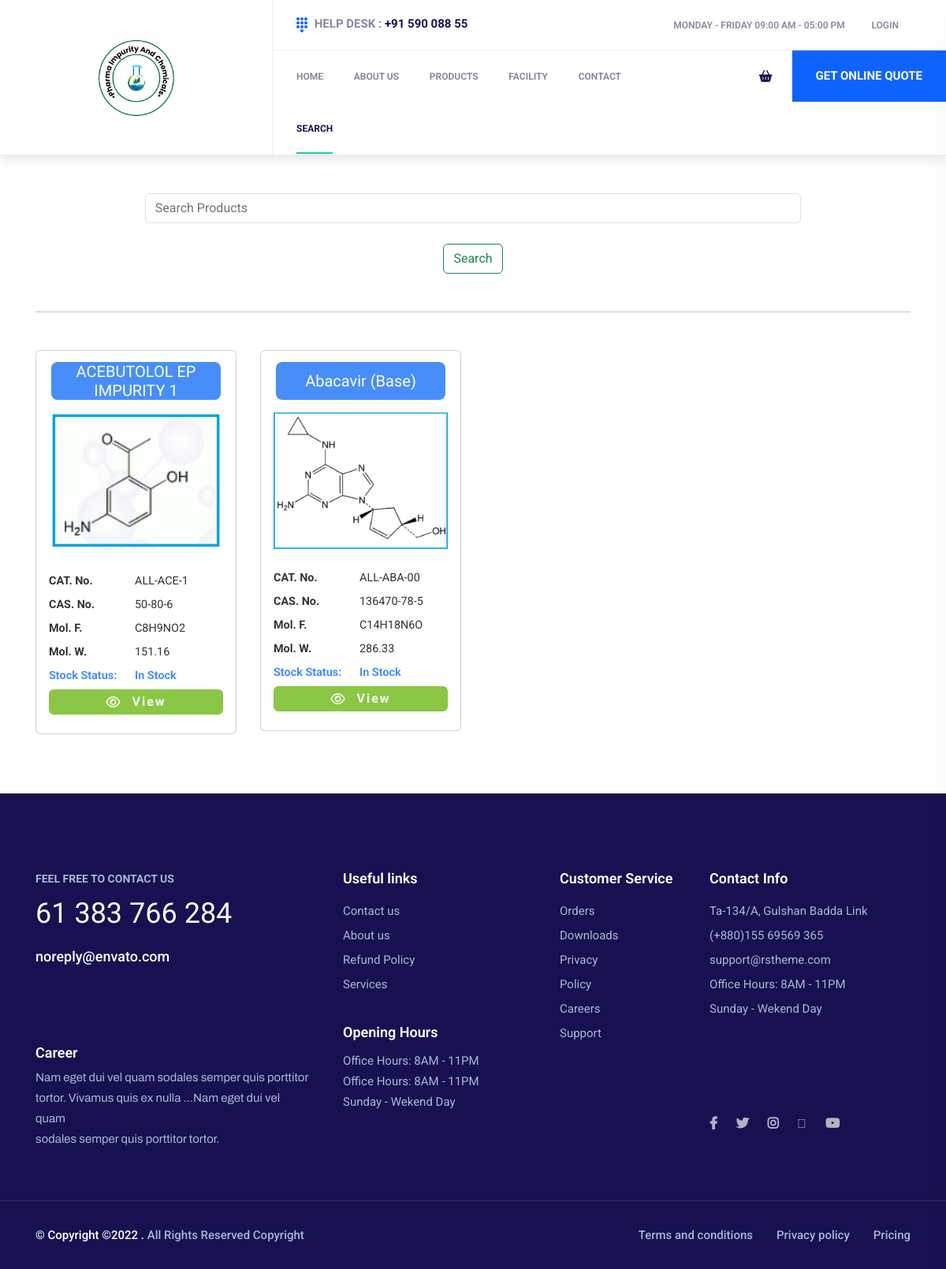
Screenshot of /search with the database file from the repository.
### webapp/models.py (models this page shows, shortened)
class Impurity_Chemicals(models.Model):
    category = models.ForeignKey(Product_Category,on_delete=models.CASCADE)
    product_name = models.CharField(max_length=300,verbose_name="Product Name",unique=True)
    product_image = models.ImageField(upload_to="images",null=True,blank=True)
    cat_no = models.CharField(max_length=300,verbose_name="Cat No." ,default="N.A.")
    chemical_name = models.CharField(max_length=300,verbose_name="Chemical Name" ,default="N.A.")
    molecular_formula = models.CharField(max_length=300,verbose_name='Molecular Formula' ,default="N.A.")
    molecular_weight = models.CharField(max_length=100,verbose_name='Molecular Weight',null=True)
    cas_number = models.CharField(max_length=300,verbose_name='CAS Number')
    solubility = models.CharField(max_length=300,verbose_name='Solubility' ,default="N.A.")
    storage = models.CharField(max_length=300,verbose_name='Storage' ,default="N.A.")
    keywords = models.CharField(max_length=300,verbose_name='Keywords' ,default="N.A.")
    purity_by_HPLC = models.CharField(max_length=100,verbose_name='Purity by HPLC',null=True)
    slug_id = AutoSlugField(populate_from='product_name',unique=True)
    inventory_status = models.CharField(max_length=50,default="In Stock")
    created_on = models.DateTimeField(auto_now_add=True)
    updated_at = models.DateTimeField(auto_now=True)

### webapp/views.py (the view, shortened to what this page needs)
# urls.py: path('search',SearchProduct.as_view(),name='search'),
class SearchProduct(View):
    def get(self,request):
        data = Impurity_Chemicals.objects.all().order_by('?')
        return render(request,'searchproduct.html',{'data':data})

### templates/searchproduct.html (shortened to what this page needs)
{% extends 'base.html' %} {% block content %}
<div class="container my-5">
  <div class="searchdiv text-center w-75 mx-auto my-5">
    <form action="" method="post">
      <input type="text" name="searchinp" class="form-control border" placeholder="Search Products" id="" required />
      <br />
      <button type="submit" class="btn btn-outline-success">Search</button>
    </form>
  </div>
  <hr />
  <div class="row my-5">
    {% for products in data %}
    <div class="col-md-3 stackshow" data-stock="Please Enquire">
      <div class="card">
        <a class="product-title text-decoration-none" href="#"> <h5 class="card-title">{{products.product_name}}</h5> </a>
        <div class="card-body">
          <picture>
            <img src="{{products.product_image.url}}" class="img-fluid w-100" alt="Bacitracin" />
          </picture>
        </div>
        <div class="card-footer product-footer">
          <div class="product_dics">
            <ul class="list-unstyled">
              <li>CAT. No.<span>{{products.cat_no}}</span></li>
              <li>CAS. No.<span>{{products.cas_number}}</span></li>
              <li>Mol. F.<span>{{products.molecular_formula}}</span></li>
              <li>Mol. W.<span>{{products.molecular_weight}}</span></li>
              <li class="text-green">Stock Status:<span class="text-green">{{products.inventory_status}}</span></li>
            </ul>
          </div>
          <div class="col-12">
            <div class="buy-btn">
              <div class="view-btn">
                <a href="{% url 'product_view' products.slug_id %}"><i class="fa-regular fa-eye"></i> View </a>
              </div>
            </div>
          </div>
        </div>
      </div>
    </div>
    {% endfor %}
  </div>
</div>
{% endblock %}

### templates/base.html (shortened to what this page needs)
{% load static %}
<!DOCTYPE html>
<html lang="en">
  <head>
    <link
      rel="stylesheet"
      href="https://cdnjs.cloudflare.com/ajax/libs/font-awesome/6.4.0/css/all.min.css"
    />
    <link rel="stylesheet" href="{% static 'css/bootstrap.min.css' %}" />
    <link rel="stylesheet" href="{% static 'css/style.css' %}" />
    <link rel="stylesheet" href="{% static 'css/animate.css' %}" />
    <link rel="stylesheet" href="{% static 'css/swiper-bundle.css' %}" />
    <link rel="stylesheet" href="{% static 'css/slick.css' %}" />
    <link rel="stylesheet" href="{% static 'css/spacing.css' %}" />
    <link rel="stylesheet" href="{% static 'css/style_new.css' %}" />
  </head>
  <body>
    {% include 'navbar.html' %} {% block content %} {% endblock %} {% include 'footer.html' %}
  </body>
</html>

### templates/navbar.html (shortened to what this page needs)
{% load static %}
<header class="d-none d-xl-block">
  <div class="header-custom" id="header-sticky">
     <div class="header-logo-box">
        <a href="{% url 'home' %}"><img src="{% static 'images/WhatsApp Image 2023-06-14 at 20.56.04.jpg' %}" alt="logo"></a>
     </div>
     <div class="header-menu-box">
        <div class="header-menu-top">
           <div class="row align-items-center">
              <div class="col-lg-4">
                 <div class="header-top-mob">
                    <span>Help Desk :</span>
                    <a href="#"> +91 590 088 55 </a>
                 </div>
              </div>
              <div class="col-lg-8">
                 <div class="header-time">
                    <span> Monday - Friday  09:00 am - 05:00 Pm</span>
                    <span>
                     {% if user.is_authenticated %}
                     <b class="mx-1"> {{user.username}}</b>
                     <a href="{% url 'logout' %}" class="text-danger">Logout</a>
                     {% else %}
                     <a href="{% url 'login' %}">Login</a>
                     {% endif %}
                  </span>
                 </div>
              </div>
           </div>
        </div>
        <div class="header-menu-bottom">
           <div class="row">
              <div class="col-lg-7">
                 <div class="main-menu main-menu-second">
                    <nav id="mobile-menu" style="display: block;">
                       <ul>
                          <li><a id="pagehomelink" href="{% url 'home' %}">Home</a></li>
                          <li><a id="pageaboutlink" href="{% url 'about' %}">ABOUT US</a></li>
                          <li><a id="productpagelink" href="{% url 'products_search' %}">PRODUCTS</a></li>
                          <li ><a id="facilitypage" href="{% url 'Facility' %}">FACILITY</a></li>
                          <li><a id="contactpage" href="{% url 'contact' %}">Contact</a></li>
                          <li><a id="searchpage" href="{% url 'search' %}">Search</a></li>
                       </ul>
                    </nav>
                 </div>
              </div>
              <div class="col-lg-5">
               <div class="header-cart-order d-flex align-items-center justify-content-end">
                  <div class="header-cart-list  d-flex align-items-center justify-content-end mr-50">
                     <div class="tp-cart-icon-area">
                        <a href="#"><i class="fa-solid fa-basket-shopping"></i></a>
                     </div>
                  </div>
                  <a class="header-bottom-btn" href="{% url 'get_online_quote' %}">Get Online Quote</a>
               </div>
            </div>
         </div>
              </div>
           </div>
        </div>
</header>

### templates/footer.html (shortened to what this page needs)
 {% load static %}
<footer>
    <div class="footer-area tp-footer-white-content theme-bg pt-95">
       <div class="tp-footer-top pb-25">
          <div class="container">
             <div class="row">
                <div class="col-xl-4 col-lg-4 col-md-6">
                   <div class="tp-footer-widget footer-2-col-1 mb-40 wow fadeInUp" data-wow-delay=".2s" style="visibility: visible; animation-delay: 0.2s; animation-name: fadeInUp;">
                      <div class="tp-footer-widget__content mb-95">
                         <i>FEEL FREE TO CONTACT US</i>
                         <h4 class="tp-footer-widget__contact mb-20"><a href="tel:61383766284">61 383 766 284</a></h4>
                         <a href="mailto:noreply@envato.com">noreply@envato.com</a>
                      </div>
                      <div class="tp-footer-widget__sub-sec">
                         <span class="tp-footer-widget__sub-title mb-5">Career</span>
                         <p>Nam eget dui vel quam sodales semper quis porttitor <br> tortor. Vivamus quis ex nulla ...Nam eget dui vel quam <br> sodales semper quis porttitor tortor.</p>
                      </div>
                   </div>
                </div>
                <div class="col-xl-3 col-lg-3 col-md-6">
                   <div class="tp-footer-widget footer-2-col-2 mb-40 wow fadeInUp" data-wow-delay=".4s" style="visibility: visible; animation-delay: 0.4s; animation-name: fadeInUp;">
                      <span class="tp-footer-widget__title mb-15">Useful links</span>
                      <div class="tp-footer-widget__links mb-35">
                         <ul>
                            <li><a href="#">Contact us</a></li>
                            <li><a href="#">About us</a></li>
                            <li><a href="#">Refund Policy</a></li>
                            <li><a href="#">Services</a></li>
                         </ul>
                      </div>
                      <div class="tp-footer-widget__sub-sec">
                         <span class="tp-footer-widget__sub-title mb-10">Opening Hours</span>
                         <div class="tp-footer-widget__list">
                            <ul>
                               <li>Office Hours: 8AM - 11PM</li>
                               <li>Office Hours: 8AM - 11PM</li>
                               <li>Sunday - Wekend Day</li>
                            </ul>
                         </div>
                      </div>
                   </div>
                </div>
                <div class="col-xl-2 col-lg-2 col-md-6">
                   <div class="tp-footer-widget footer-2-col-3 mb-40 wow fadeInUp" data-wow-delay=".6s" style="visibility: visible; animation-delay: 0.6s; animation-name: fadeInUp;">
                      <span class="tp-footer-widget__title mb-15">Customer Service</span>
                      <div class="tp-footer-widget__links">
                         <ul>
                            <li><a href="#">Orders</a></li>
                            <li><a href="#">Downloads</a></li>
                            <li><a href="#">Privacy</a></li>
                            <li><a href="#">Policy</a></li>
                            <li><a href="#">Careers</a></li>
                            <li><a href="#">Support</a></li>
                         </ul>
                      </div>
                   </div>
                </div>
                <div class="col-xl-3 col-lg-3 col-md-6">
                   <div class="tp-footer-widget footer-2-col-4 mb-40 wow fadeInUp" data-wow-delay=".8s" style="visibility: visible; animation-delay: 0.8s; animation-name: fadeInUp;">
                      <span class="tp-footer-widget__title mb-15">Contact Info</span>
                      <div class="tp-footer-widget__links mb-120">
                         <ul>
                            <li>Ta-134/A, Gulshan Badda Link </li>
                            <li><a href="tel:(+880)15569569365">(+880)155 69569 365</a></li>
                            <li><a href="mailto:support@rstheme.com">support@rstheme.com</a></li>
                            <li>Office Hours: 8AM - 11PM</li>
                            <li>Sunday - Wekend Day</li>
                         </ul>
                      </div>
                      <div class="tp-footer-widget__social fw-social">
                         <a href="#"><i class="fa-brands fa-facebook-f"></i></a>
                         <a href="#"><i class="fa-brands fa-twitter"></i></a>
                         <a href="#"><i class="fa-brands fa-instagram"></i></a>
                         <a href="#"><i class="fa-light fa-basketball"></i></a>
                         <a href="#"><i class="fa-brands fa-youtube"></i></a>
                      </div>
                   </div>
                </div>
             </div>
          </div>
       </div>
       <div class="footer-area-bottom fw-border">
          <div class="container">
             <div class="row">
                <div class="col-xl-6 col-lg-6 col-md-12 col-12">
                   <div class="footer-widget__copyright copyright-white">
                      <span> © Copyright ©2022 <a href="#"></a>. <i>All Rights Reserved Copyright</i></span>
                   </div>
                </div>
                <div class="col-xl-6 col-lg-6 col-md-12 col-12">
                   <div class="footer-widget__copyright-info info-direction">
                      <ul class="d-flex align-items-center">
                         <li><a href="#">Terms and conditions</a></li>
                         <li><a href="#">Privacy policy</a></li>
                         <li><a href="#">Pricing</a></li>
                      </ul>
                   </div>
                </div>
             </div>
          </div>
       </div>
    </div>
 </footer>

### static/css/style.css (style rules this page uses)
body { font-family: 'Roboto', sans-serif !important; }
a { text-decoration: none; }
.product-title { text-align: center; padding: 1.5rem 0rem 1rem; margin: .9rem 1.2rem 0; border-radius: .5rem; height: 3rem; display: flex; align-items: center; flex-wrap: nowrap; justify-content: center; }
.product-section .card:hover, .product-title { background: #478efb; color: #fff; }
.list-unstyled { padding-left: 0; list-style: none; }
.product_dics .list-unstyled li { font-size: .9rem; font-weight: 700; color: #333; padding-bottom: 4px; }
.product_dics .list-unstyled li span { float: right; text-align: left; width: 7rem; display: block; font-weight: 400; display: -webkit-box; -webkit-line-clamp: 1; -webkit-box-orient: vertical; overflow: hidden; max-width: 100%; }
.view-btn { text-align: center; }
.buy-btn a { color: #fff!important; text-decoration: none; font-size: 1rem; cursor: pointer; display: flex; align-items: center; gap: 13px; font-weight: 700; letter-spacing: 2px; }
.card-footer.product-footer { background: none; border: none; }
.buy-btn { background-color: #8ac744; display: flex; flex-wrap: wrap; justify-content: center; padding: .2rem 1rem; border-radius: 6px; margin-bottom: 1rem; align-items: center; }
.text-green { color: #478efb!important; font-weight: 700!important; }
.stackshow { margin-bottom: 27px; }
input { border: none !important; background: none !important; }
header { box-shadow: 0 5px 16px rgba(0, 0, 0, 0.1); z-index: 999; background: white; }

### static/css/spacing.css (style rules this page uses)
.mb-5 { margin-bottom:5px !important }
.mb-10 { margin-bottom:10px }
.mb-15 { margin-bottom:15px }
.mb-20 { margin-bottom:20px }
.mb-35 { margin-bottom:35px }
.mb-40 { margin-bottom:40px }
.mb-95 { margin-bottom:95px }
.mb-120 { margin-bottom:120px }
.mr-50 { margin-right:50px }
.pt-95 { padding-top:95px }
.pb-25 { padding-bottom:25px }

### rows the page displays
Impurity_Chemicals: product_name "ACEBUTOLOL EP IMPURITY 1", product_image (picture), cat_no "ALL-ACE-1", cas_number "50-80-6", molecular_formula "C8H9NO2", molecular_weight "151.16", inventory_status "In Stock"
Impurity_Chemicals: product_name "Abacavir (Base)", product_image (picture), cat_no "ALL-ABA-00", cas_number "136470-78-5", molecular_formula "C14H18N6O", molecular_weight "286.33", inventory_status "In Stock"
